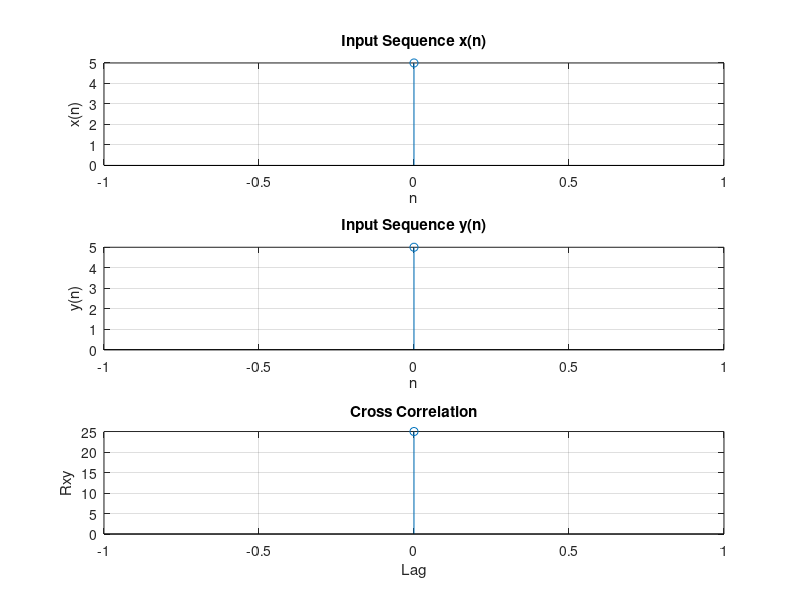

Here is the MATLAB script that generated this plot:
clc;
clear;
close all;

x = input('Enter the Sequence x(n) = ');
y = input('Enter the Sequence y(n) = ');

N = length(x);
M = length(y);

% Lag range
lags = -(M-1):(N-1);

% Cross-correlation
rxy = zeros(1, N+M-1);

for k = 1:length(lags)

    l = lags(k);
    sum_value = 0;

    for n = 1:N

        m = n - l;

        if m >= 1 && m <= M
            sum_value = sum_value + x(n) * y(m);
        endif

    endfor

    rxy(k) = sum_value;

endfor

disp('Cross Correlation is = ');
disp(rxy);

disp('Lag is = ');
disp(lags);

subplot(3,1,1);
stem(0:N-1, x);
xlabel('n');
ylabel('x(n)');
title('Input Sequence x(n)');
grid on;

subplot(3,1,2);
stem(0:M-1, y);
xlabel('n');
ylabel('y(n)');
title('Input Sequence y(n)');
grid on;

subplot(3,1,3);
stem(lags, rxy);
xlabel('Lag');
ylabel('Rxy');
title('Cross Correlation');
grid on;
